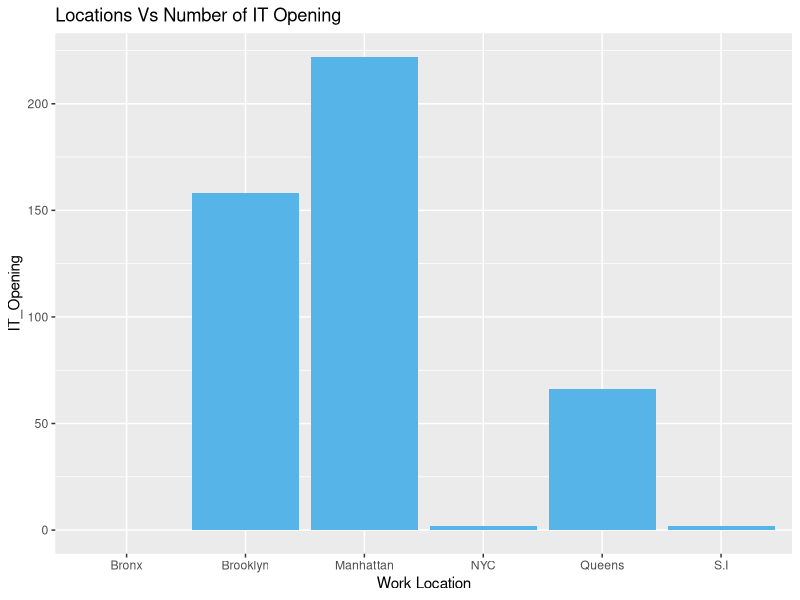
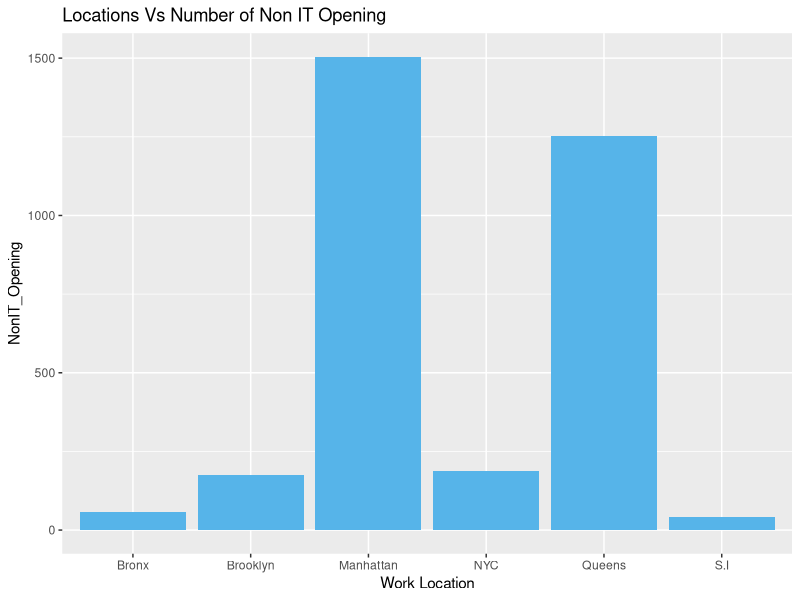
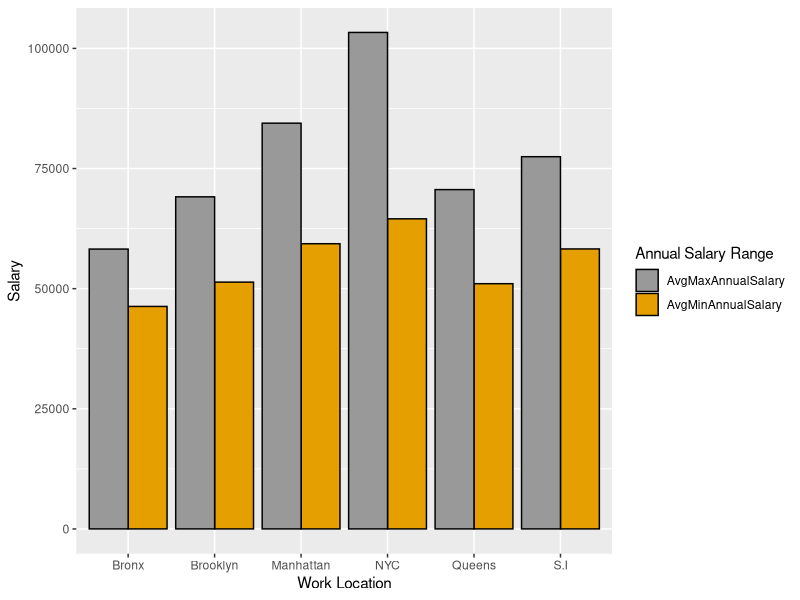
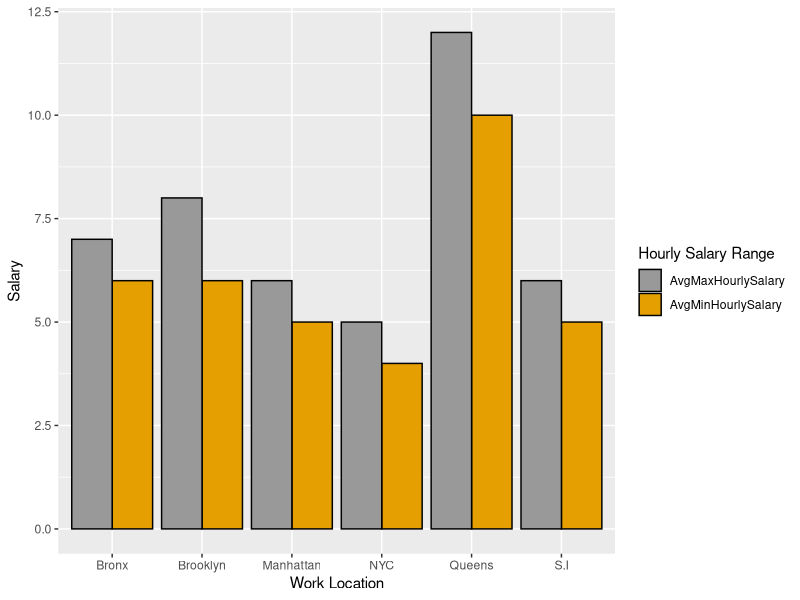
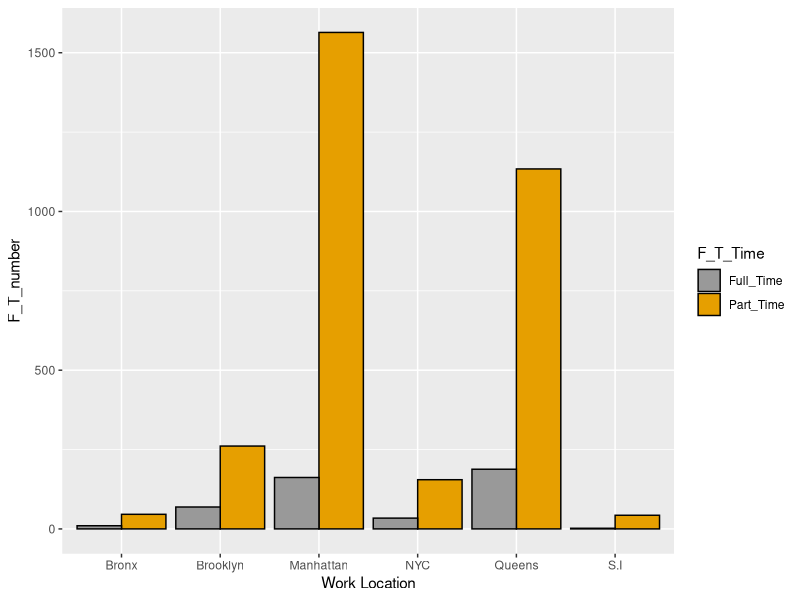
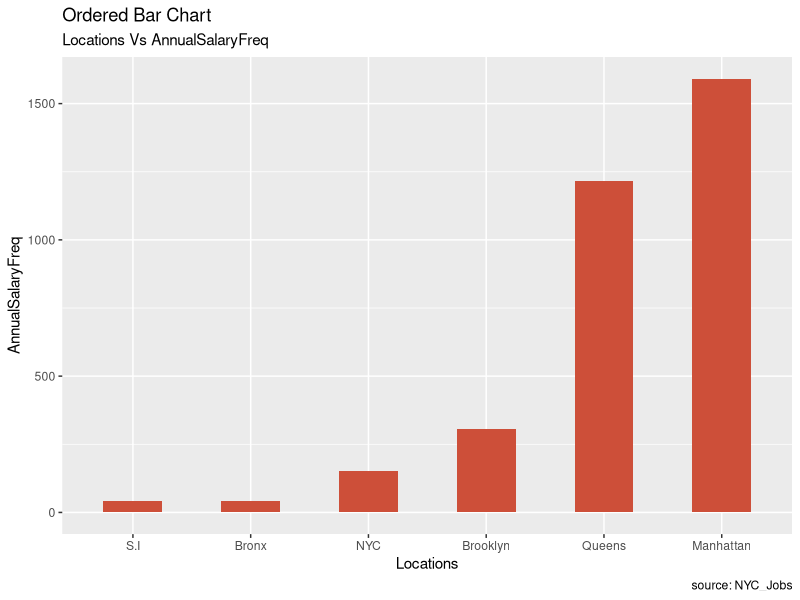
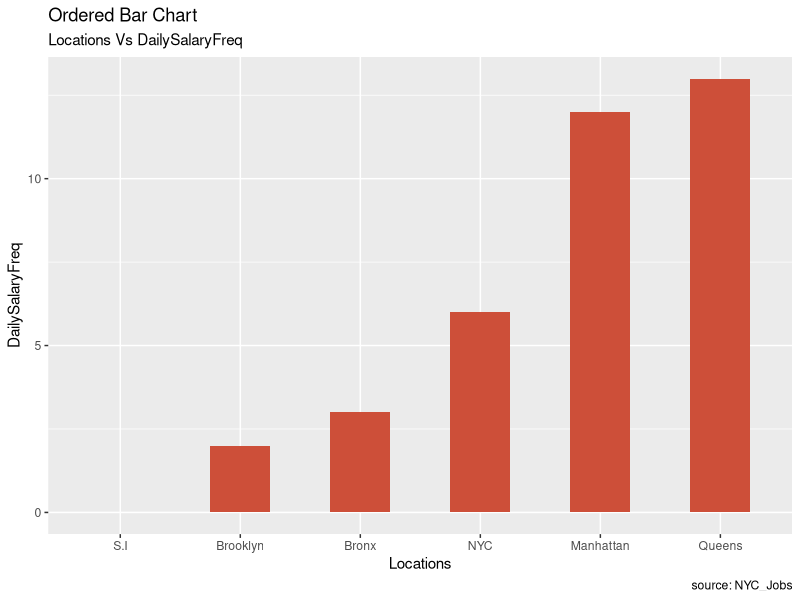
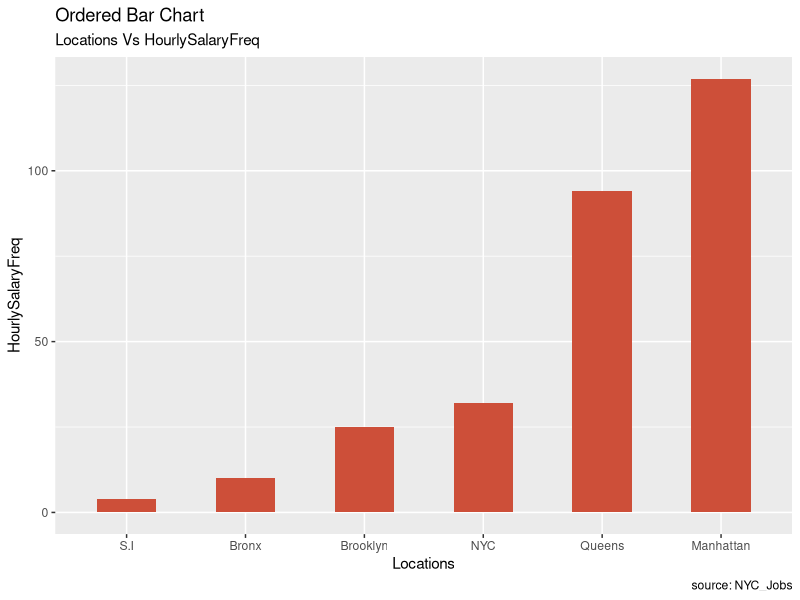

Here is the R script that generated these plots, in order:
## ---- chunk 1
require(ggplot2)
require(tidyverse)
require(lattice)
nyc_data = read_csv('NYC_Jobs.csv')
nyc_data
## ---- chunk 2
IT_Location = nyc_data %>% group_by(`Work Location`) %>% summarize(IT_Opening = sum(IT))
IT_Location
## ---- chunk 3

ggplot(data=IT_Location, aes(x=`Work Location`, y=IT_Opening)) +
    geom_bar(stat="identity", position=position_dodge(),fill="#56B4E9")+
    labs(title="Locations Vs Number of IT Opening")
## ---- chunk 4
NonIT_Location = nyc_data %>% group_by(`Work Location`) %>% summarize(NonIT_Opening = sum(Non_IT))
NonIT_Location
## ---- chunk 5
ggplot(data=NonIT_Location, aes(x=`Work Location`, y=NonIT_Opening)) +
    geom_bar(stat="identity", position=position_dodge(),fill="#56B4E9")+
    labs(title="Locations Vs Number of Non IT Opening")

## ---- chunk 6
df2 = rename(nyc_data ,AvgMinAnnualSalary = Annual_salary_from, AvgMaxAnnualSalary= Annual_Salary_to, AvgMinHourlySalary = Hourly_Salary_from , AvgMaxHourlySalary = Hourly_Salary_to)

dd = df2 %>% group_by(`Work Location`) %>% summarise(AvgMinAnnualSalary = round(mean(AvgMinAnnualSalary)), AvgMaxAnnualSalary=round(mean(AvgMaxAnnualSalary)), AvgMinHourlySalary = round(mean(AvgMinHourlySalary)) , AvgMaxHourlySalary=round(mean(AvgMaxHourlySalary)))

dd

## ---- chunk 7
dd3 =gather(dd, 'Annual Salary Range', Salary, 2:3)
ggplot(data=dd3, aes(x=`Work Location`, y=Salary, fill=`Annual Salary Range`)) +
    geom_bar(stat="identity", position=position_dodge(), colour="black") +
    scale_fill_manual(values=c("#999999", "#E69F00"))
## ---- chunk 8
hourly =gather(dd, 'Hourly Salary Range', Salary, 4:5)

hourly
ggplot(data=hourly, aes(x=`Work Location`, y=Salary, fill=`Hourly Salary Range`)) +
    geom_bar(stat="identity", position=position_dodge(), colour="black") +
    scale_fill_manual(values=c("#999999", "#E69F00"))
## ---- chunk 9
df3<- nyc_data %>% group_by(`Work Location`) %>% summarise(Part_Time = sum(Part_Time), Full_Time=sum(Full_Time))
df3
df4=gather(df3,F_T_Time,F_T_number,2:3)
df4
## ---- chunk 10
ggplot(data=df4, aes(x=`Work Location`, y=F_T_number, fill=F_T_Time)) +
    geom_bar(stat="identity", position=position_dodge(), colour="black") +
    scale_fill_manual(values=c("#999999", "#E69F00"))
## ---- chunk 11
jobannual <- aggregate(nyc_data$Annual_Salary_freq, by=list(nyc_data$`Work Location`), FUN=sum)
jobannual
colnames(jobannual) <- c("Locations", "AnnualSalaryFreq")  
jobannual <- jobannual[order(jobannual$AnnualSalaryFreq), ]  
jobannual$Locations <- factor(jobannual$Locations, levels = jobannual$Locations)
head(jobannual,8)
## ---- chunk 12
# Draw plot
ggplot(jobannual, aes(x=Locations, y=AnnualSalaryFreq)) + geom_bar(stat="identity", width=.5, fill="tomato3") + labs(title="Ordered Bar Chart",subtitle="Locations Vs AnnualSalaryFreq", caption="source: NYC_Jobs")
## ---- chunk 13
jobdaily <- aggregate(nyc_data$Daily_salary_freq, by=list(nyc_data$`Work Location`), FUN=sum)  
colnames(jobdaily) <- c("Locations", "DailySalaryFreq")  
jobdaily <- jobdaily[order(jobdaily$DailySalaryFreq), ] 
jobdaily$Locations <- factor(jobdaily$Locations, levels = jobdaily$Locations) 
head(jobdaily,8)
## ---- chunk 14
ggplot(jobdaily, aes(x=Locations, y=DailySalaryFreq)) + geom_bar(stat="identity", width=.5, fill="tomato3") + labs(title="Ordered Bar Chart",subtitle="Locations Vs DailySalaryFreq", caption="source: NYC_Jobs")
## ---- chunk 15
jobhourly <- aggregate(nyc_data$Hourly_salary_freq, by=list(nyc_data$`Work Location`), FUN=sum)  
colnames(jobhourly) <- c("Locations", "HourlySalaryFreq") 
jobhourly <- jobhourly[order(jobhourly$HourlySalaryFreq), ]  
jobhourly$Locations <- factor(jobhourly$Locations, levels = jobhourly$Locations)
head(jobhourly,8)
## ---- chunk 16
ggplot(jobhourly, aes(x=Locations, y=HourlySalaryFreq)) + geom_bar(stat="identity", width=.5, fill="tomato3") + labs(title="Ordered Bar Chart",subtitle="Locations Vs HourlySalaryFreq", caption="source: NYC_Jobs")
